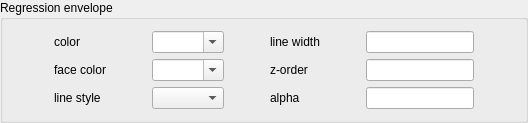
           <widget class="QGroupBox" name="groupBox_18">
            <property name="title">
             <string>Regression envelope</string>
            </property>
            <layout class="QVBoxLayout" name="verticalLayout_11">
             <item>
              <layout class="QGridLayout" name="gridLayout_19">
               <item row="0" column="7">
                <spacer name="horizontalSpacer_117">
                 <property name="orientation">
                  <enum>Qt::Horizontal</enum>
                 </property>
                 <property name="sizeHint" stdset="0">
                  <size>
                   <width>40</width>
                   <height>20</height>
                  </size>
                 </property>
                </spacer>
               </item>
               <item row="1" column="8">
                <widget class="QLineEdit" name="regressionEnvelopeZEntry"/>
               </item>
               <item row="0" column="0">
                <spacer name="horizontalSpacer_76">
                 <property name="orientation">
                  <enum>Qt::Horizontal</enum>
                 </property>
                 <property name="sizeHint" stdset="0">
                  <size>
                   <width>40</width>
                   <height>20</height>
                  </size>
                 </property>
                </spacer>
               </item>
               <item row="0" column="2">
                <spacer name="horizontalSpacer_118">
                 <property name="orientation">
                  <enum>Qt::Horizontal</enum>
                 </property>
                 <property name="sizeHint" stdset="0">
                  <size>
                   <width>40</width>
                   <height>20</height>
                  </size>
                 </property>
                </spacer>
               </item>
               <item row="1" column="3" colspan="2">
                <widget class="QComboBox" name="regressionEnvelopeFaceColorCombo">
                 <property name="editable">
                  <bool>true</bool>
                 </property>
                </widget>
               </item>
               <item row="0" column="1">
                <widget class="QLabel" name="label_76">
                 <property name="text">
                  <string>color</string>
                 </property>
                </widget>
               </item>
               <item row="0" column="5">
                <spacer name="horizontalSpacer_119">
                 <property name="orientation">
                  <enum>Qt::Horizontal</enum>
                 </property>
                 <property name="sizeHint" stdset="0">
                  <size>
                   <width>40</width>
                   <height>20</height>
                  </size>
                 </property>
                </spacer>
               </item>
               <item row="0" column="3" colspan="2">
                <widget class="QComboBox" name="regressionEnvelopeLineColorCombo">
                 <property name="editable">
                  <bool>true</bool>
                 </property>
                </widget>
               </item>
               <item row="0" column="9">
                <spacer name="horizontalSpacer_29">
                 <property name="orientation">
                  <enum>Qt::Horizontal</enum>
                 </property>
                 <property name="sizeHint" stdset="0">
                  <size>
                   <width>40</width>
                   <height>20</height>
                  </size>
                 </property>
                </spacer>
               </item>
               <item row="1" column="9">
                <spacer name="horizontalSpacer_30">
                 <property name="orientation">
                  <enum>Qt::Horizontal</enum>
                 </property>
                 <property name="sizeHint" stdset="0">
                  <size>
                   <width>40</width>
                   <height>20</height>
                  </size>
                 </property>
                </spacer>
               </item>
               <item row="3" column="6">
                <widget class="QLabel" name="label_74">
                 <property name="text">
                  <string>alpha</string>
                 </property>
                </widget>
               </item>
               <item row="1" column="6">
                <widget class="QLabel" name="label_52">
                 <property name="text">
                  <string>z-order</string>
                 </property>
                </widget>
               </item>
               <item row="3" column="8">
                <widget class="QLineEdit" name="regressionEnvelopeAlphaEntry"/>
               </item>
               <item row="0" column="6">
                <widget class="QLabel" name="label_72">
                 <property name="text">
                  <string>line width</string>
                 </property>
                </widget>
               </item>
               <item row="0" column="8">
                <widget class="QLineEdit" name="regressionEnvelopeLineWidthEntry"/>
               </item>
               <item row="3" column="1">
                <widget class="QLabel" name="label_75">
                 <property name="text">
                  <string>line style</string>
                 </property>
                </widget>
               </item>
               <item row="3" column="5">
                <spacer name="horizontalSpacer_120">
                 <property name="orientation">
                  <enum>Qt::Horizontal</enum>
                 </property>
                 <property name="sizeHint" stdset="0">
                  <size>
                   <width>40</width>
                   <height>20</height>
                  </size>
                 </property>
                </spacer>
               </item>
               <item row="3" column="3" colspan="2">
                <widget class="QComboBox" name="regressionEnvelopeLineStyleCombo"/>
               </item>
               <item row="1" column="1">
                <widget class="QLabel" name="label_6">
                 <property name="text">
                  <string>face color</string>
                 </property>
                </widget>
               </item>
              </layout>
             </item>
            </layout>
           </widget>
